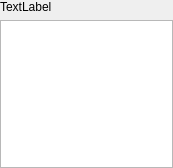
<?xml version="1.0" encoding="UTF-8"?>
<ui version="4.0">
 <class>Form</class>
 <widget class="QWidget" name="Form">
  <property name="geometry">
   <rect>
    <x>0</x>
    <y>0</y>
    <width>173</width>
    <height>168</height>
   </rect>
  </property>
  <property name="sizePolicy">
   <sizepolicy hsizetype="Expanding" vsizetype="Expanding">
    <horstretch>0</horstretch>
    <verstretch>0</verstretch>
   </sizepolicy>
  </property>
  <property name="minimumSize">
   <size>
    <width>0</width>
    <height>0</height>
   </size>
  </property>
  <property name="maximumSize">
   <size>
    <width>16777215</width>
    <height>16777215</height>
   </size>
  </property>
  <property name="windowTitle">
   <string>Form</string>
  </property>
  <layout class="QVBoxLayout" name="verticalLayout">
   <property name="spacing">
    <number>6</number>
   </property>
   <property name="margin">
    <number>0</number>
   </property>
   <item>
    <widget class="QLabel" name="label">
     <property name="text">
      <string>TextLabel</string>
     </property>
    </widget>
   </item>
   <item>
    <widget class="QListWidget" name="listWidget"/>
   </item>
  </layout>
 </widget>
 <resources/>
 <connections/>
</ui>
